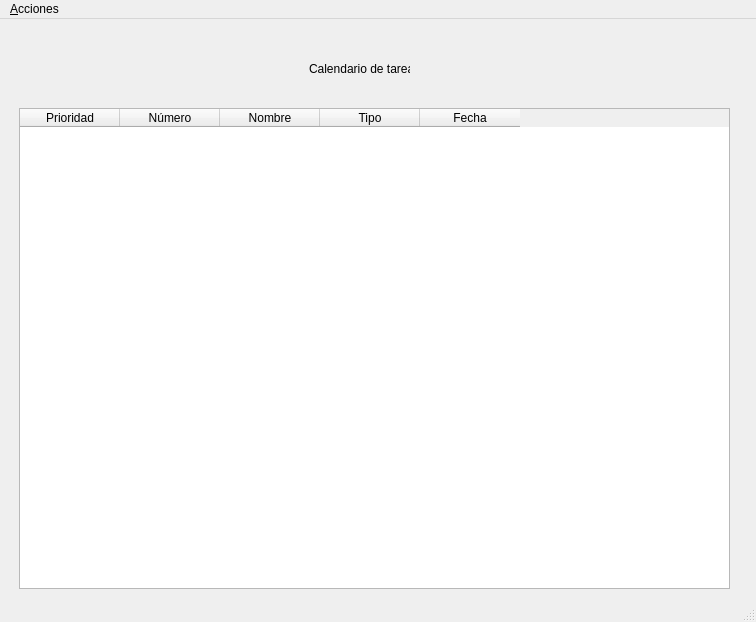
<?xml version="1.0" encoding="UTF-8"?>
<ui version="4.0">
 <class>Tareas</class>
 <widget class="QMainWindow" name="Tareas">
  <property name="geometry">
   <rect>
    <x>0</x>
    <y>0</y>
    <width>756</width>
    <height>622</height>
   </rect>
  </property>
  <property name="windowTitle">
   <string>Tareas pendientes</string>
  </property>
  <property name="windowIcon">
   <iconset resource="../Salarios/Recursos.qrc">
    <normaloff>:/Recursos/salary.png</normaloff>:/Recursos/salary.png</iconset>
  </property>
  <widget class="QWidget" name="centralwidget">
   <layout class="QHBoxLayout" name="horizontalLayout_3">
    <item>
     <widget class="QWidget" name="widget" native="true">
      <widget class="QTableWidget" name="tareas">
       <property name="geometry">
        <rect>
         <x>10</x>
         <y>80</y>
         <width>711</width>
         <height>481</height>
        </rect>
       </property>
       <column>
        <property name="text">
         <string>Prioridad</string>
        </property>
       </column>
       <column>
        <property name="text">
         <string>Número</string>
        </property>
       </column>
       <column>
        <property name="text">
         <string>Nombre</string>
        </property>
       </column>
       <column>
        <property name="text">
         <string>Tipo</string>
        </property>
       </column>
       <column>
        <property name="text">
         <string>Fecha</string>
        </property>
       </column>
      </widget>
      <widget class="QLabel" name="label">
       <property name="geometry">
        <rect>
         <x>300</x>
         <y>20</y>
         <width>101</width>
         <height>41</height>
        </rect>
       </property>
       <property name="text">
        <string>Calendario de tareas</string>
       </property>
       <property name="textFormat">
        <enum>Qt::PlainText</enum>
       </property>
      </widget>
     </widget>
    </item>
   </layout>
  </widget>
  <widget class="QMenuBar" name="menubar">
   <property name="geometry">
    <rect>
     <x>0</x>
     <y>0</y>
     <width>756</width>
     <height>21</height>
    </rect>
   </property>
   <widget class="QMenu" name="menuArchivo">
    <property name="title">
     <string>&amp;Acciones</string>
    </property>
    <addaction name="actionAgregar"/>
    <addaction name="actionEliminar"/>
    <addaction name="actionModificar"/>
    <addaction name="separator"/>
    <addaction name="actionSalir"/>
    <addaction name="separator"/>
   </widget>
   <addaction name="menuArchivo"/>
  </widget>
  <widget class="QStatusBar" name="statusbar"/>
  <action name="actionAgregar">
   <property name="text">
    <string>Agregar tarea</string>
   </property>
   <property name="shortcut">
    <string>Ctrl+A</string>
   </property>
  </action>
  <action name="actionEliminar">
   <property name="text">
    <string>Eliminar tarea</string>
   </property>
   <property name="shortcut">
    <string>Ctrl+D</string>
   </property>
  </action>
  <action name="actionModificar">
   <property name="text">
    <string>Modificar tarea</string>
   </property>
   <property name="shortcut">
    <string>Ctrl+M</string>
   </property>
  </action>
  <action name="actionCalcular">
   <property name="checkable">
    <bool>true</bool>
   </property>
   <property name="text">
    <string>&amp;Calcular</string>
   </property>
   <property name="shortcut">
    <string>Ctrl+F</string>
   </property>
  </action>
  <action name="actionSalir">
   <property name="text">
    <string>&amp;Salir</string>
   </property>
   <property name="shortcut">
    <string>Ctrl+Q</string>
   </property>
  </action>
  <action name="actionAcerca_de_salarios">
   <property name="text">
    <string>&amp;Acerca de salarios</string>
   </property>
  </action>
 </widget>
 <resources/>
 <connections/>
</ui>
